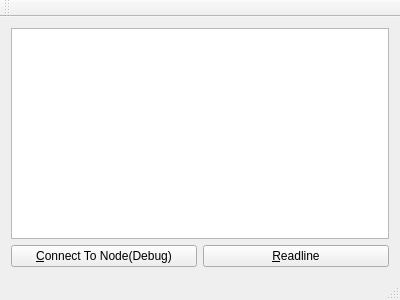
<?xml version="1.0" encoding="UTF-8"?>
<ui version="4.0">
 <class>DenMainWindow</class>
 <widget class="QMainWindow" name="DenMainWindow">
  <property name="geometry">
   <rect>
    <x>0</x>
    <y>0</y>
    <width>400</width>
    <height>300</height>
   </rect>
  </property>
  <property name="windowTitle">
   <string>DenMainWindow</string>
  </property>
  <widget class="QWidget" name="centralWidget">
   <layout class="QGridLayout" name="gridLayout">
    <item row="1" column="0">
     <widget class="QPushButton" name="conn_button">
      <property name="text">
       <string>&amp;Connect To Node(Debug)</string>
      </property>
      <property name="checkable">
       <bool>true</bool>
      </property>
      <property name="checked">
       <bool>false</bool>
      </property>
     </widget>
    </item>
    <item row="1" column="1">
     <widget class="QPushButton" name="pushButton">
      <property name="text">
       <string>&amp;Readline</string>
      </property>
     </widget>
    </item>
    <item row="0" column="0" colspan="2">
     <widget class="QTextEdit" name="textEdit"/>
    </item>
   </layout>
  </widget>
  <widget class="QMenuBar" name="menuBar">
   <property name="geometry">
    <rect>
     <x>0</x>
     <y>0</y>
     <width>400</width>
     <height>28</height>
    </rect>
   </property>
  </widget>
  <widget class="QToolBar" name="mainToolBar">
   <property name="windowTitle">
    <string>Den Project</string>
   </property>
   <attribute name="toolBarArea">
    <enum>TopToolBarArea</enum>
   </attribute>
   <attribute name="toolBarBreak">
    <bool>false</bool>
   </attribute>
  </widget>
  <widget class="QStatusBar" name="statusBar"/>
 </widget>
 <layoutdefault spacing="6" margin="11"/>
 <resources/>
 <connections/>
</ui>
